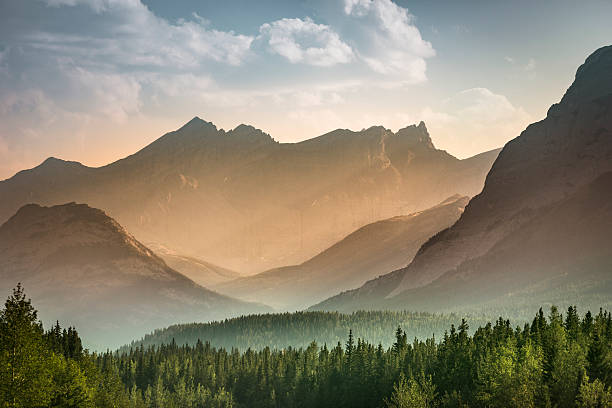
#> input picture voxel_slam/Tests/Image1.jpg, 612 x 408 px, found by its file name; the run also reads 1 picture not shown here
$ python Orb.py
#> lines starting #> are read from the running program, lines starting #| are printed output that depends on the picture
import cv2
import matplotlib.pyplot as plt

def orb_feature_matching(img1_path, img2_path):
    # Load the images
#> called with img1_path = 'src/voxel_slam/Tests/Image1.jpg', img2_path = 'src/voxel_slam/Tests/Image2.jpg'
    img1 = cv2.imread(img1_path, cv2.IMREAD_GRAYSCALE)
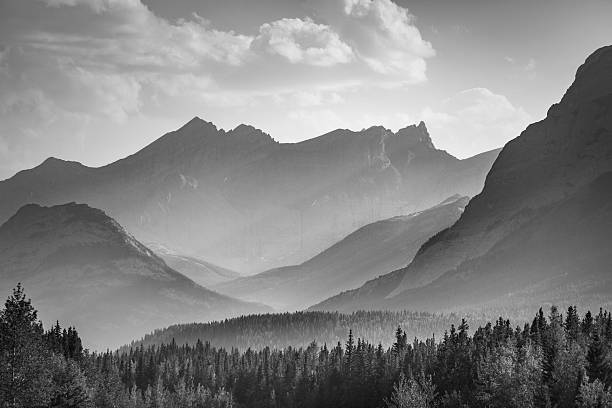
#> img1: shape (408, 612); min 0, max 255, mean 130.8
    img2 = cv2.imread(img2_path, cv2.IMREAD_GRAYSCALE)

    if img1 is None or img2 is None:
        raise FileNotFoundError("One or both images could not be loaded. Check the file paths.")

    # Initialize the ORB detector
    orb = cv2.ORB_create()

    # Detect keypoints and compute descriptors
    keypoints1, descriptors1 = orb.detectAndCompute(img1, None)
#> keypoints1 = 463 keypoints; strongest (x, y, size): (32, 312, 31), (35, 312, 31), (559, 101, 31), (410, 346, 31)
    keypoints2, descriptors2 = orb.detectAndCompute(img2, None)
#> keypoints2 has the same summary as keypoints1

    print(f"Keypoints in Image 1: {len(keypoints1)}")
#| Keypoints in Image 1: 463
    print(f"Keypoints in Image 2: {len(keypoints2)}")
#| Keypoints in Image 2: 463

    #Print feature locations
    for i in range(len(keypoints1)):
        print(f"Keypoint {i} in Image 1: {keypoints1[i].pt}")
#> this loop made 463 passes
#| Keypoint 0 in Image 1: (472.0, 336.0)
#| Keypoint 1 in Image 1: (348.0, 347.0)
#| Keypoint 2 in Image 1: (463.0, 319.0)
#| Keypoint 3 in Image 1: (448.0, 334.0)
#| Keypoint 4 in Image 1: (500.0, 318.0)
#| Keypoint 5 in Image 1: (410.0, 346.0)
#| Keypoint 6 in Image 1: (508.0, 320.0)
#| Keypoint 7 in Image 1: (563.0, 321.0)
#> (further printed lines are left out)

    # Create a BFMatcher object
    bf = cv2.BFMatcher(cv2.NORM_HAMMING, crossCheck=True)

    # Match descriptors
    matches = bf.match(descriptors1, descriptors2)
#> matches = 463 matches

    # Sort matches by distance
    matches = sorted(matches, key=lambda x: x.distance)

    # Draw the matches
    result_img = cv2.drawMatches(img1, keypoints1, img2, keypoints2, matches[:50], None, flags=cv2.DrawMatchesFlags_NOT_DRAW_SINGLE_POINTS)
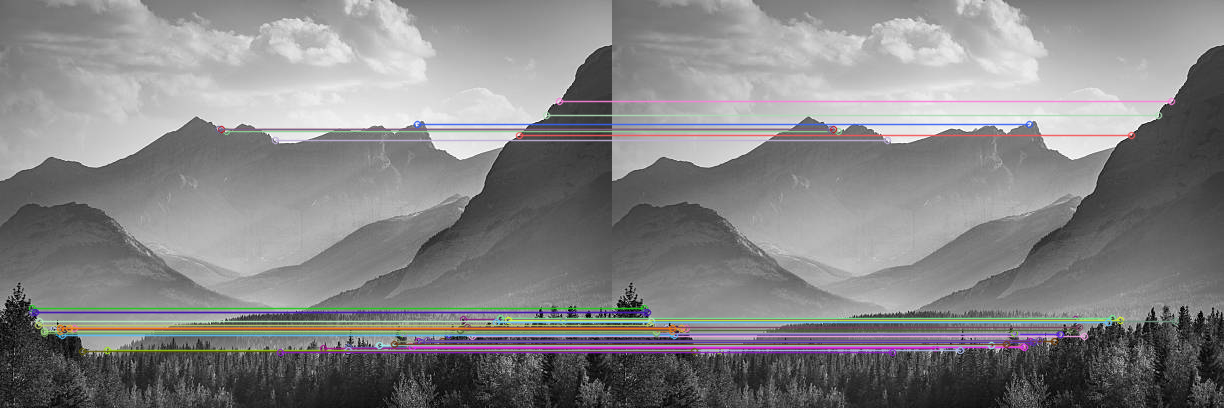
#> result_img: shape (408, 1224, 3); mean of channels 0, 1, 2 132.3, 131.6, 132.3; drawn as B, G, R

    # Display the result
    plt.figure(figsize=(15, 10))
    plt.imshow(result_img)
    plt.title("Feature Matching with ORB")
    plt.axis('off')
    plt.show()

# Example usage
# Provide paths to two images for matching
img1_path = "src/voxel_slam/Tests/Image1.jpg"  # Replace with your image path
img2_path = "src/voxel_slam/Tests/Image2.jpg"  # Replace with your image path

orb_feature_matching(img1_path, img2_path)
